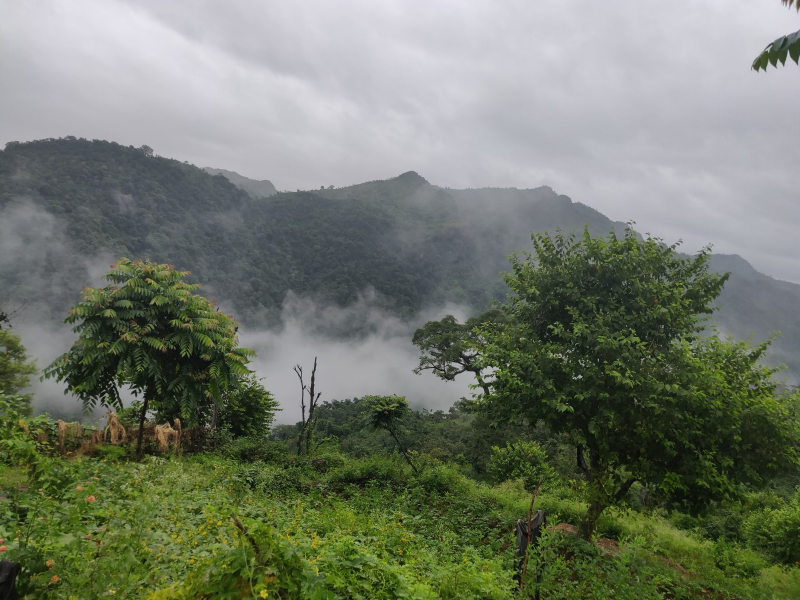
#> input picture sample_img.jpeg, 1600 x 1200 px (shown at 1/2 size)
$ python imageSegmentation.py
#> lines starting #> are read from the running program, lines starting #| are printed output that depends on the picture
from sklearn.cluster import KMeans
import matplotlib.pyplot as plt
import numpy as np
import cv2
from collections import Counter
from skimage.color import rgb2lab, deltaE_cie76
import os

image=cv2.imread('sample_img.jpeg')
#> image is the input picture: shape (1200, 1600, 3); mean B, G, R 106.6, 121.9, 114.8
print("The type of this input is {}".format(type(image)))
#| The type of this input is <class 'numpy.ndarray'>


scale_percent=50
width=int(image.shape[1]*scale_percent/100)
#> width = 800
height=int(image.shape[0]*scale_percent/100)
#> height = 600
dim=(width,height)
#> dim = (800, 600)

image=cv2.resize(image,dim,interpolation=cv2.INTER_AREA)
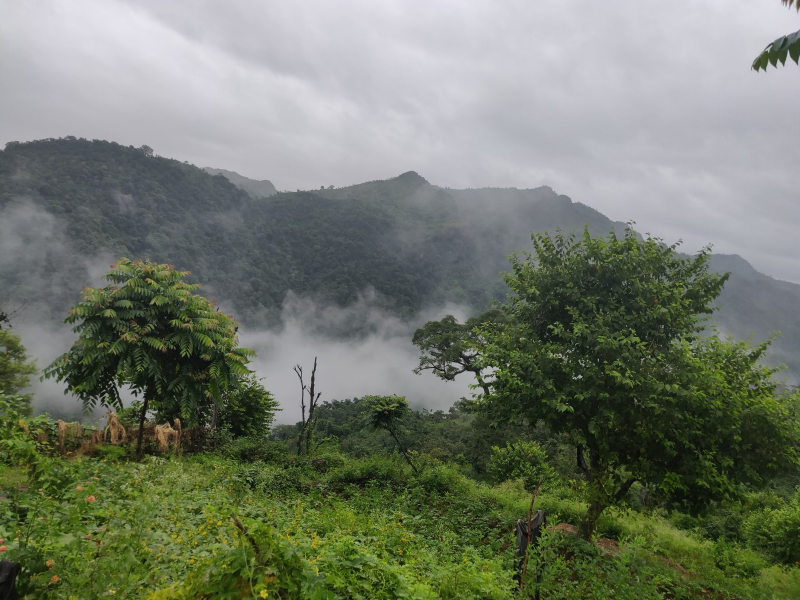
#> image: shape (600, 800, 3); mean B, G, R 106.7, 122.1, 115
cv2.imshow('result.png',image)
image=cv2.cvtColor(image,cv2.COLOR_BGR2RGB)
image=image.reshape(image.shape[0],image.shape[1]*3)
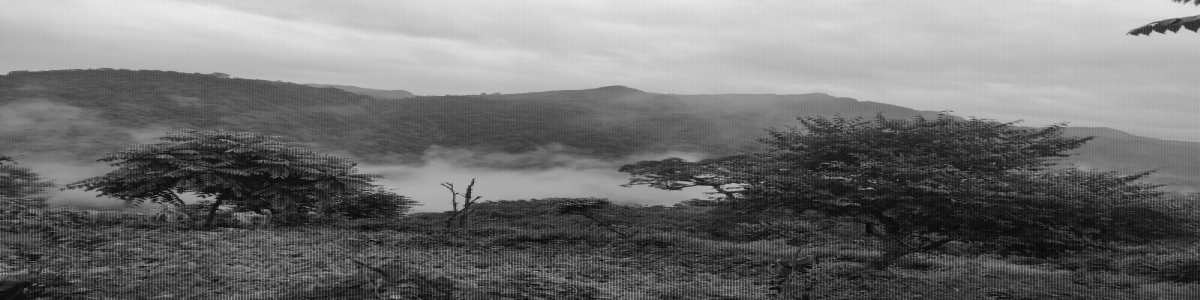
#> image: shape (600, 2400) (shown at 1/2 size); min 0, max 239, mean 114.6
print(image.shape)
#| (600, 2400)


def RGB2HEX(color):
    return "#{:02x}{:02x}{:02x}".format(int(color[0]),int(color[1]),int(color[2]))

clf=KMeans(n_clusters=3)
labels=clf.fit_predict(image)
#> labels = 600 values, max 2 at index 400, min 0 at index 188, mean 0.98
count=Counter(labels)#makes a dictionary
#> count = {1: 188, 0: 212, 2: 200}
print(count)
#| Counter({0: 212, 2: 200, 1: 188})

center_colors=clf.cluster_centers_
print(center_colors)

ordered_colors=[center_colors[i] for i in count.keys()]
#> ordered_colors = 3 items
#print(len(ordered_colors[2]))
hex_colors = [RGB2HEX(ordered_colors[i]) for i in count.keys()]
#> hex_colors = ['#596054', '#a0a3a7', '#4b532a']
rgb_colors = [ordered_colors[i] for i in count.keys()]
#> rgb_colors = 3 items

if True:
    plt.figure(figsize = (8, 6))
    plt.pie(count.values(), labels = hex_colors, colors = hex_colors)
    plt.show()
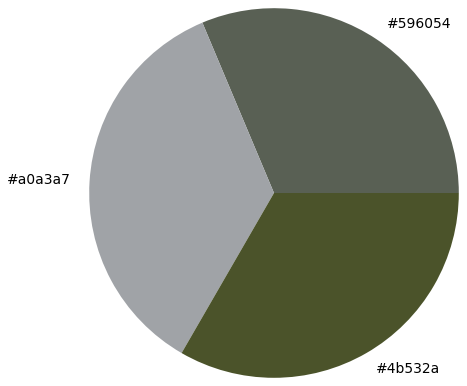
#> figure drawn by matplotlib, 1 panel
